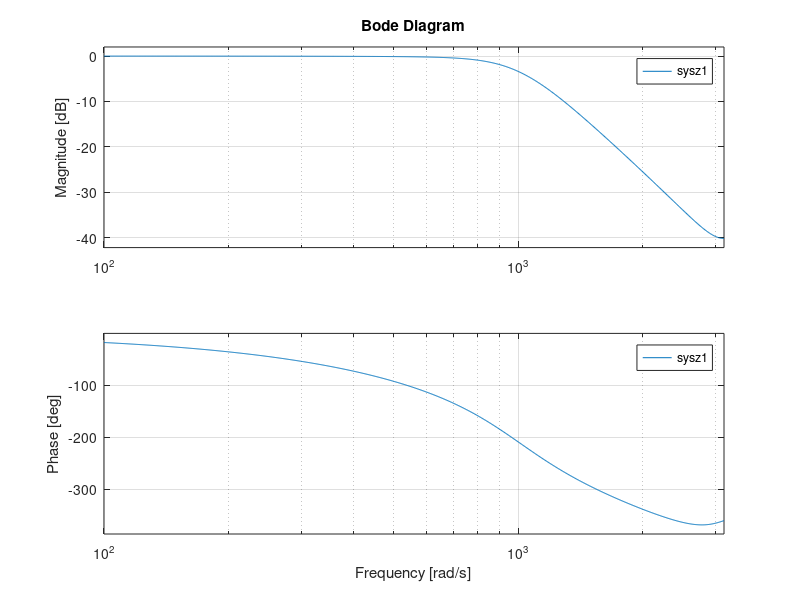

The MATLAB source for this figure:
close all;
clear all;
wc  = 1000;
num = [1*(wc)^4];
den = [1 2.61312593*(wc) 3.41421356*(wc)^2 2.61312593*(wc)^3 1*(wc)^4];
sys1 = tf(num,den);
num = [1];
den = [1 2.61312593 3.41421356 2.61312593 1];
sys2 = tf(num,den);
figure(1);
subplot(211);
bode(sys1);
% subplot(312);
% bode(sys2);
sysz1 = c2d(sys1,0.001,'z');
[num,den]=tfdata(sysz1,'v'); 
subplot(212);
bode(sysz1);
